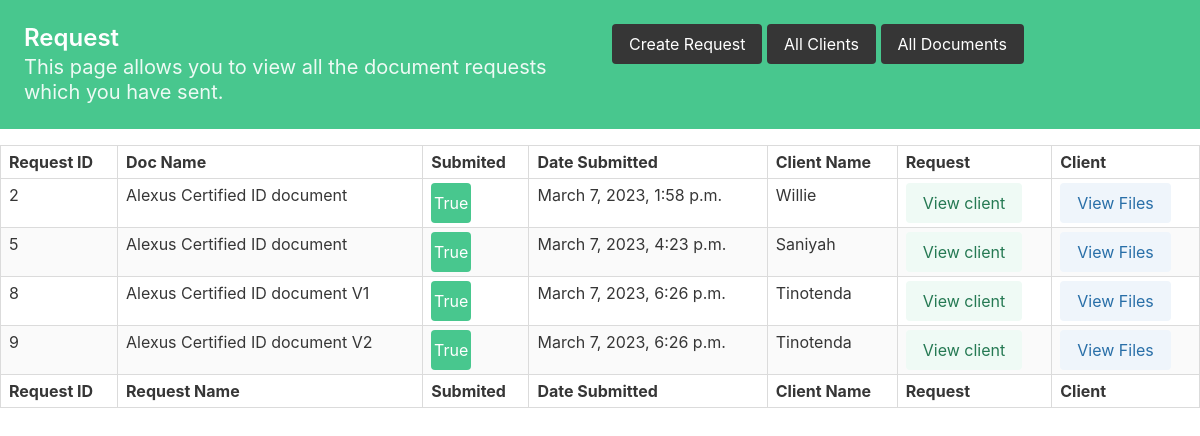
The page /requests on the database as committed earlier.
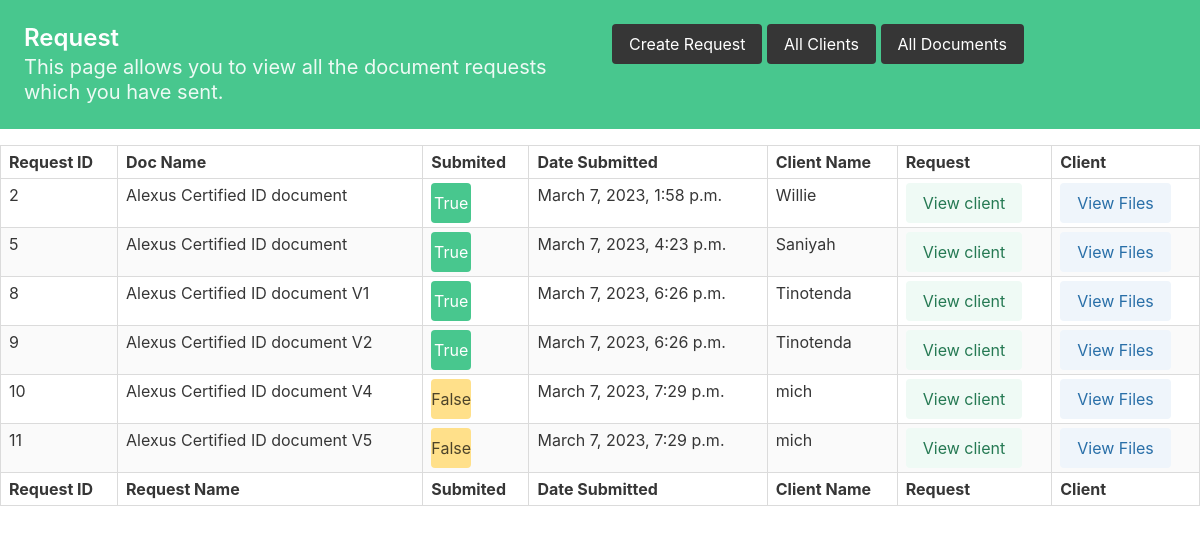
The same page on the database as committed later.
### managers/models.py (models this page shows, shortened)
class Request(models.Model):
    name = models.CharField(max_length=50, blank=False, null=False)
    submitted = models.BooleanField(default=False, blank=False)
    date_submitted = models.DateTimeField(auto_created=True, blank=False)
    client = models.ForeignKey(
        Client, on_delete=models.CASCADE, related_name='requests')

class Client(models.Model):
    name = models.CharField(max_length=50, blank=False, null=False)
    surname = models.CharField(max_length=50, blank=False, null=False)
    email = models.EmailField(
        max_length=50, blank=True, null=True, unique=True)

### managers/views.py (the view)
# urls.py: path('requests', requests, name="requests"),
def requests(request):
    if request.method == 'POST':
        if request.POST.get('request'):
            request_object = Request()
            request_object.name = request.POST.get('request')
            request_object.submitted = False
            request_object.date_submitted = datetime.datetime.now()
            request_object.client_id = request.POST.get('client_id')
            request_object.save()
        clients = Client.objects.all()
        requests = Request.objects.all()
        return render(request, 'requests.html', {"requests": requests, "clients": clients})
    else:
        clients = Client.objects.all()
        requests = Request.objects.all()
        return render(request, 'requests.html', {"requests": requests, "clients": clients})

### templates/requests/requests.html (shortened to what this page needs)
<!DOCTYPE html>
<html lang="en">
  <head>
    <link rel="stylesheet" href="https://cdn.jsdelivr.net/npm/bulma@0.9.3/css/bulma.min.css" />
  </head>
  <body>
    <section class="hero is-small is-success mb-4">
      <div class="hero-body columns">
        <div class="column iis-three-quarters is-vcentered">
          <h1 class="title is-4">Request</h1>
          <p class="subtitle is-5">This page allows you to view all the document requests which you have sent.</p>
        </div>
        <div class="column is-vcentered is-right">
          <button class="button small is-dark js-modal-trigger" data-target="client_modal">Create Request</button>
          <button class="button small is-dark" ><a href="{% url 'clients' %}">All Clients</a></button>
          <button class="button small is-dark"><a href="{% url 'documents' %}">All Documents</a></button>
        </div>
      </div>
    </section>
    <div class="block">
    <table class="table is-bordered is-striped is-narrow is-hoverable is-fullwidth">
      <thead>
        <tr>
          <th>Request ID</th>
          <th>Doc Name</th>
          <th>Submited</th>
          <th>Date Submitted</th>
          <th>Client Name</th>
          <th>Request</th>
          <th>Client</th>
        </tr>
      </thead>
      <tfoot>
        <tr>
          <th>Request ID</th>
          <th>Request Name</th>
          <th>Submited</th>
          <th>Date Submitted</th>
          <th>Client Name</th>
          <th>Request</th>
          <th>Client</th>
        </tr>
      </tfoot>
      <tbody>
        {% for request in requests%}
        <tr>
          <td>{{request.id}}</td>
          <td>{{request.name}}</td>
          <td>
            {% if request.submitted%}
              <button class="button is-success">
                <span class="icon is-small">
                  True
                </span>
              </button>
            {%else %}
            <button class="button is-warning">
              <span class="icon is-small">
                False
              </span>
            </button>
            {% endif %}
          </td>
          <td>{{request.date_submitted}}</td>
          <td>{{request.client.name}}</td>
          <td>
            <form action="{% url 'client_view' %}" method="POST">
              <button class="button is-success is-light small" name="client_id" value="{{request.client.id}}">View client</button>
            </form>
          </td>
          <td>
            <form action="{% url 'choose_request' %}" method="POST">
              <button class="button is-info is-light small" type="submit" name="request_id" value="{{request.id}}">View Files</button>
            </form>
          </td>
        </tr>
        {% endfor%}
      </tbody>
    </table>
  </body>
</html>

Rows that differ between the two databases and show on the page:
added Request: id "10", name "Alexus Certified ID document V4", submitted "False", date_submitted "March 7, 2023, 7:29 p.m.", client.name "mich"
added Request: id "11", name "Alexus Certified ID document V5", submitted "False", date_submitted "March 7, 2023, 7:29 p.m.", client.name "mich"
